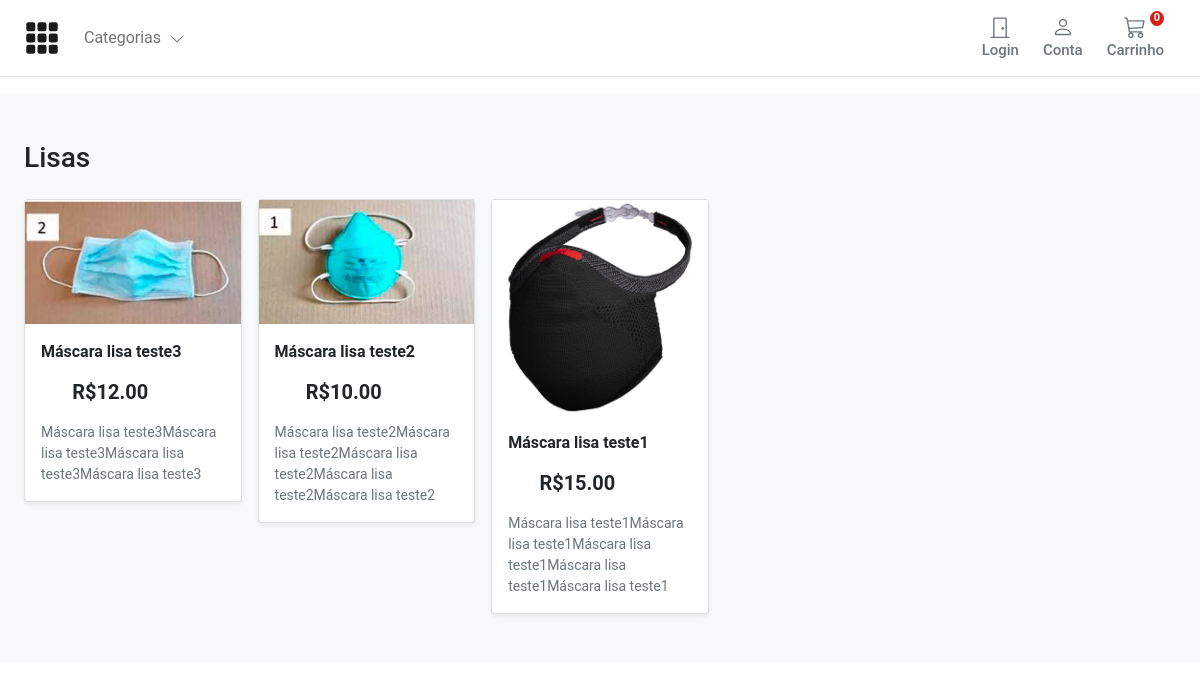
/search/lisas/, run on an earlier commit of the app's database.
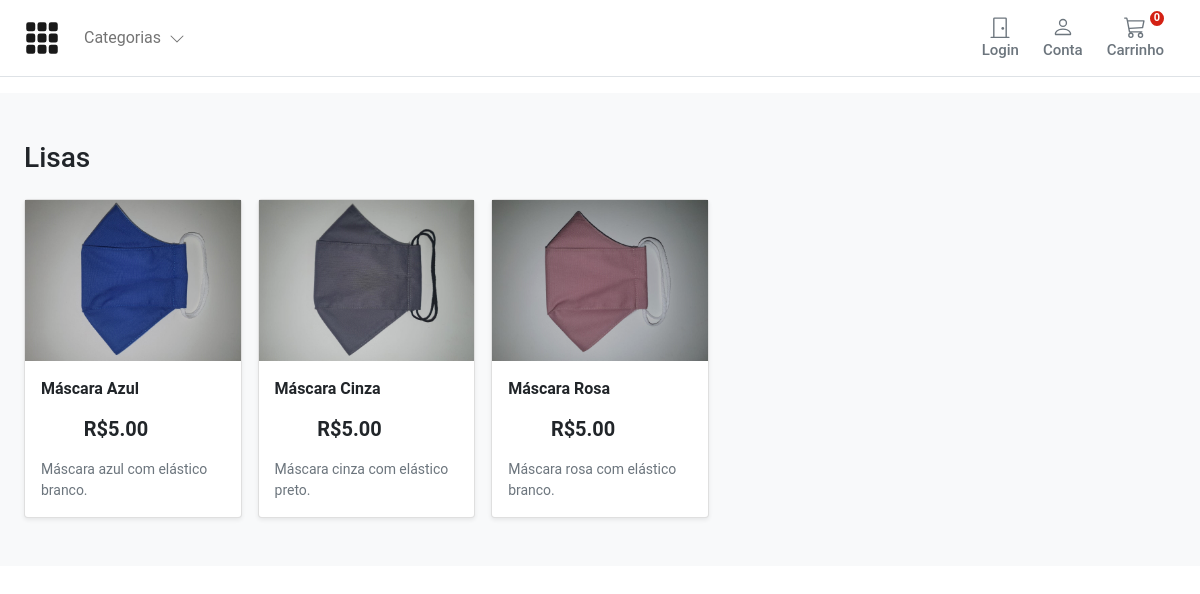
And on a later commit of the database.
### store/models.py (models this page shows, shortened)
class Produto(models.Model):
    categoria = models.ForeignKey(Categoria, related_name="produto", on_delete=models.CASCADE)
    criado_por = models.ForeignKey(settings.AUTH_USER_MODEL, on_delete=models.CASCADE, related_name="criador_produto")
    nomeProduto = models.CharField(max_length=255)
    autor = models.CharField(max_length=255, default='Administrador')
    descricao = models.TextField(blank=True)
    imagem = models.ImageField(upload_to='imagens/')
    slug = models.SlugField(max_length=255)
    preco = models.DecimalField(max_digits=4, decimal_places=2)
    em_estoque = models.BooleanField(default=True)
    disponivel = models.BooleanField(default=True)
    criado = models.DateTimeField(auto_now_add=True)
    atualizado = models.DateTimeField(auto_now=True)
    objects = models.Manager()
    produtos = ProdutoManager()
    class Meta:
        verbose_name_plural = 'Produtos'
        ordering = ('-criado',)
    def get_absolute_url(self):
        return reverse("store:detalhe_produto", args=[self.slug])

### store/views.py (the view)
# urls.py: path('search/<slug:slug_categorias>/', views.lista_categorias, name='lista_categorias')
def lista_categorias(request, slug_categorias):
    categoria = get_object_or_404(Categoria, slugCategoria=slug_categorias)
    produtos = Produto.objects.filter(categoria=categoria)
    return render(request, 'store/produtos/categoria.html', {'categoria': categoria, 'produtos': produtos})

### carrinho/carrinho.py (called while the page is built)
    def __len__(self):
        return sum(item['qtd'] for item in self.carrinho.values())

### carrinho/context_processors.py (called while the page is built)
def carrinho(request):
    return {'carrinho': Carrinho(request)}

### store/context_processors.py (called while the page is built)
def categorias(request):
    return {
        'categorias': Categoria.objects.all()
    }

### store/models.py (called while the page is built)
    def get_absolute_url(self):
        return reverse("store:lista_categorias", args=[self.slugCategoria])

### templates/store/produtos/categoria.html (shortened to what this page needs)
{% extends "../base.html" %}
{% load static %}
{% block content %}
<main>
  <div class="album py-5 bg-light">
    <div class="container">
      <div class="pb-3 h3">{{categoria.nomeCategoria|title}}</div>
      <div class="row row-cols-1 row-cols-sm-2 row-cols-md-5 g-3">
        {% for produto in produtos %}
        <div class="col">
          <div class="card shadow-sm">
              <div class="dropdown">
                <a  href="{{ produto.get_absolute_url }}">
                  <img class="img-fluid" alt="Responsive image" src="{{ produto.imagem.url }}">
                </a>
                    <div class="card-body">
                      <p class="card-text">
                        <a class="text-dark text-decoration-none" href="{{ produto.get_absolute_url }}">
                            <span class="fw-bold">{{ produto.nomeProduto }}</span>
                            <div class="col-7 text-end"><span class="h5 fw-bold">R${{ produto.preco }}</span></div>
                        </a>
                      </p>
                      <div class="d-flex justify-content-between align-items-center">
                        <small class="text-muted">{{ produto.descricao|slice:":355" }}</small>
                      </div>
                    </div>
              </div>
          </div>
        </div>
        {% endfor %}
      </div>
    </div>
  </div>
</main>
{% endblock %}

What changed in the data, as far as the page shows it:
no longer on this page (row edited): Produto: imagem (picture), nomeProduto "Máscara lisa teste2", preco "10.00", descricao "Máscara lisa teste2Máscara lisa teste2Máscara lisa teste2Máscara lisa teste2Máscara lisa teste2"
now on this page (row edited): Produto: imagem (picture), nomeProduto "Máscara Azul", preco "5.00", descricao "Máscara azul com elástico branco."
changed Produto: imagem: a different picture; nomeProduto "Máscara lisa teste3" → "Máscara Cinza"; preco "12.00" → "5.00"; descricao "Máscara lisa teste3Máscara lisa teste3Máscara lisa teste3Máscara lisa teste3" → "Máscara cinza com elástico preto."
changed Produto: imagem: a different picture; nomeProduto "Máscara lisa teste1" → "Máscara Rosa"; preco "15.00" → "5.00"; descricao "Máscara lisa teste1Máscara lisa teste1Máscara lisa teste1Máscara lisa teste1Máscara lisa teste1" → "Máscara rosa com elástico branco."
